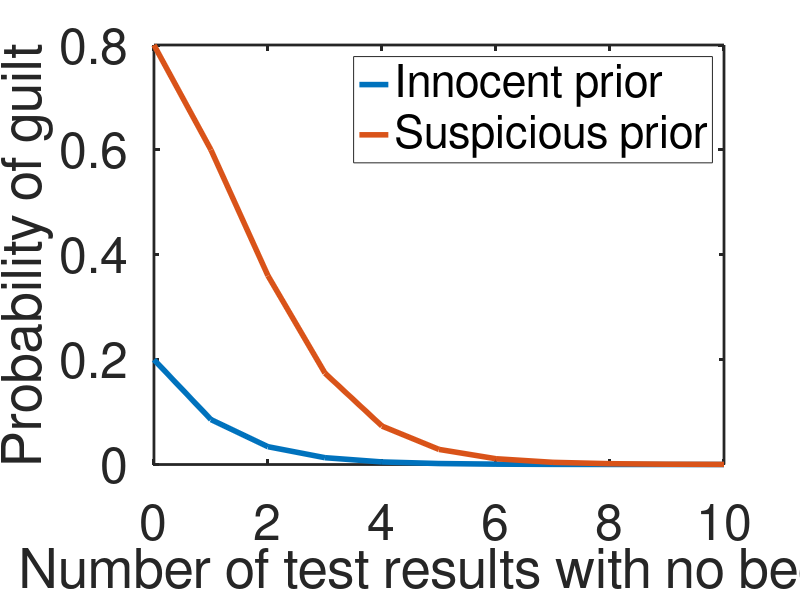
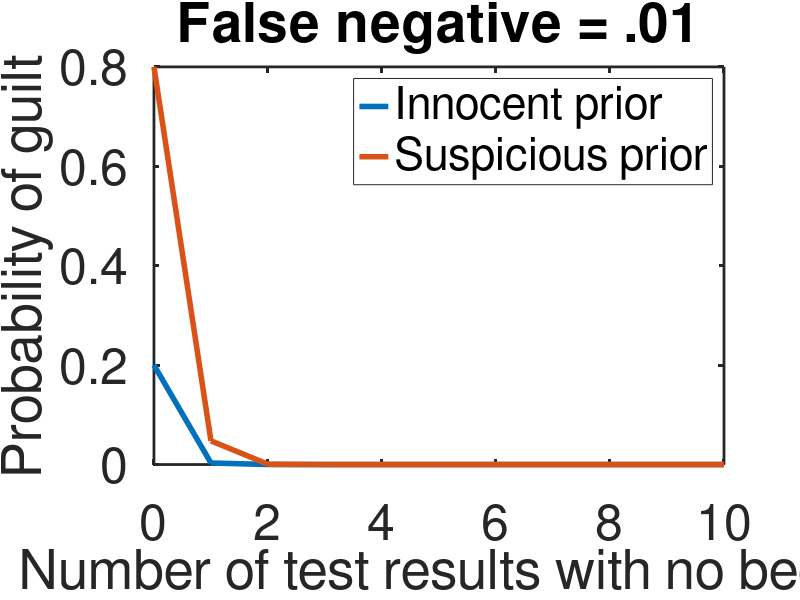

Recreate these plots in MATLAB, in order.
%% Task 1 solution
% Adam Morris ? Computational Social Cognition Bootcamp, July 2017


% Lie detector features
probBeepGivenTrue = .2; % false positive rate is 20%
probBeepGivenLie = .7; % false negative rate is 30%

% Returns joint prob(hypothesis, beeps) - i.e. the numerator of Bayes rule.
% To compute this, we need to know (a) the prior of the hypothesis under
%   consideration, (b) a vector of test results (where 1 means detector beeped and 0 means it didn't),
%   and (c) the probability that the detector would beep under the hypothesis.
% Note that "binopdf(X, N, P)" gives you the probability of observing X
%   beeps out of N, where P is the probability of a beep. (It's the probability density function of a
%   binomial distribution.) This is our likelihood function.
getNumerator = @(prior, testResults, probBeepGivenHypothesis) ...
    prior * binopdf(sum(testResults), length(testResults), probBeepGivenHypothesis);

% Returns prob(guilty | beeps) - i.e. the posterior probability that the
% person is guilty.
getPosterior = @(priorGuilty, testResults) ...
    getNumerator(priorGuilty, testResults, probBeepGivenLie) / ... % numerator of Bayes rule
    (getNumerator(priorGuilty, testResults, probBeepGivenLie) + getNumerator(1 - priorGuilty, testResults, probBeepGivenTrue)); % denominator

%% Part A

priorInnocent = .2;
priorSuspicious = .8;
testResults = [0]; % it didn't beep

getPosterior(priorInnocent, testResults) % .086
getPosterior(priorSuspicious, testResults) % .60

%% Part B

priorInnocent = .2;
priorSuspicious = .8;
numTests = 11;
posteriors = zeros(numTests, 2);

% Starting with on test results, add successive evidence and compute
% posterior under different priors.
for numNoBeeps = 1:numTests
    testResults = zeros(numNoBeeps - 1, 1);
    posteriors(numNoBeeps, 1) = getPosterior(priorInnocent, testResults);
    posteriors(numNoBeeps, 2) = getPosterior(priorSuspicious, testResults);
end

% Plot results.
plot(0:(numTests - 1), posteriors, 'LineWidth', 4);
xlabel('Number of test results with no beep');
ylabel('Probability of guilt');
set(gca, 'LineWidth', 2);
set(gca, 'FontSize', 36);
legend('Innocent prior', 'Suspicious prior');

%% Part C

% If machine gives fewer false negatives..
probBeepGivenLie = .99;

% Recompute posterior function
getPosterior = @(priorGuilty, testResults) ...
    getNumerator(priorGuilty, testResults, probBeepGivenLie) / ... % numerator of Bayes rule
    (getNumerator(priorGuilty, testResults, probBeepGivenLie) + getNumerator(1 - priorGuilty, testResults, probBeepGivenTrue)); % denominator

% Redo Part B
posteriors = zeros(numTests, 2);
for numNoBeeps = 1:numTests
    testResults = zeros(numNoBeeps - 1, 1);
    posteriors(numNoBeeps, 1) = getPosterior(priorInnocent, testResults);
    posteriors(numNoBeeps, 2) = getPosterior(priorSuspicious, testResults);
end

% Plot results
figure
plot(0:(numTests - 1), posteriors, 'LineWidth', 4);
title('False negative = .01');
xlabel('Number of test results with no beep');
ylabel('Probability of guilt');
set(gca, 'LineWidth', 2);
set(gca, 'FontSize', 36);
legend('Innocent prior', 'Suspicious prior');